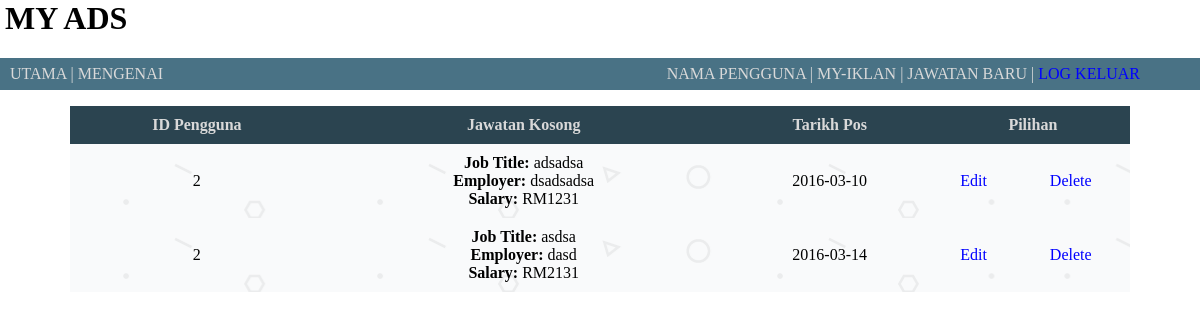
The page /index1_bm.php (signed in) on the database its author committed.
### tables this page shows
CREATE TABLE `posts` (
  `work` varchar(50) DEFAULT NULL,
  `employer` varchar(50) DEFAULT NULL,
  `salary` int(11) DEFAULT NULL,
  `location` varchar(2000) DEFAULT NULL,
  `scope` varchar(2000) DEFAULT NULL,
  `addinfo` varchar(2000) DEFAULT NULL,
  `jobcat` varchar(100) DEFAULT NULL,
  `loccat` varchar(100) DEFAULT NULL,
  `date_posted` date DEFAULT NULL,
  `post_id` int(11) NOT NULL AUTO_INCREMENT,
  `user_id` int(11) DEFAULT NULL,
  PRIMARY KEY (`post_id`),
  KEY `user_id` (`user_id`),
  CONSTRAINT `posts_ibfk_1` FOREIGN KEY (`user_id`) REFERENCES `user` (`user_id`)
);

### index1_bm.php (the view, shortened to what this page needs)
<?php
    include 'dbcon.php';
    $sql = "SELECT type FROM user WHERE username = '$_SESSION[user]' ";
    $results = mysqli_query($conn, $sql);
    if(mysqli_num_rows($results) > 0){
    while($userinfo = mysqli_fetch_array($results)){
        $type = $userinfo['type'];
        }
    }
    if(!isset($_SESSION['user']) OR ($type == "employee")){
    	header('Location: index.php');
    }else{
	    $sql1 = "SELECT user_id FROM user WHERE username = '$_SESSION[user]' ";
	    $results1= mysqli_query($conn, $sql1);
	    if(mysqli_num_rows($results1) > 0){
		    while($userinfo1=mysqli_fetch_array($results1)){
		    	$userid = $userinfo1['user_id'];
		    }
		    $sql = "SELECT * FROM posts WHERE user_id = '$userid' ";
		    $results= mysqli_query($conn, $sql);
		}
	}
?>
<html>
<head>
    <link rel="stylesheet" type="text/css" href="main.css">
</head>
<body>
	<div class="tophead">
	    <header>
	        <div>
	            <h1>MY ADS</h1>
	        </div>
	    </header>
	    <nav>
	        <a class="mainlink" href="index1.php"> UTAMA </a>|
	        <a class="mainlink" href="#"> MENGENAI </a>
	        <div class="userlink"><a class="mainlink" href="#"> NAMA PENGGUNA </a>|<a class="mainlink" href="#"> MY-IKLAN </a>|<a class="mainlink" href="create-post.php"> JAWATAN BARU </a>|<a class="logoutlink" href="index.php"> LOG KELUAR </a></div>
	    </nav>
    </div>
     <div class="middlebody">
        <p>
            <table class="maintable"border="0" width="100%">
                <thead>
                    <tr>
                        <th class="mainth">ID Pengguna</th>
                        <th class="mainth">Jawatan Kosong</th>
                        <th class="mainth">Tarikh Pos</th>
                        <th class="mainth" colspan="2">Pilihan</th>
                    </tr>
                </thead>
                <tbody align="center">
                    <?php
                   if(mysqli_num_rows($results) > 0){
                    while($postinfo=mysqli_fetch_array($results)){
                        echo "<tr>";
                        echo "<td class='maintd'>".$postinfo['user_id']."</td>";
                        echo "<td class='maintd'>"."<a class=\"postlink\" href=\"viewpost1.php?post_id=".$postinfo['post_id']."\">"."<b>Job Title: </b>".$postinfo['work']."<br>"."<b>Employer: </b>".$postinfo['employer']."<br>"."<b>Salary: </b>"."RM".$postinfo['salary']."</a>"."</td>";
                        echo "<td class='maintd'>".$postinfo['date_posted']."</td>";
                        echo "<td class='maintd'><a href=\" updatepost.php?post_id=".$postinfo['post_id']." \">Edit</a></td>";
                        echo "<td class='maintd'><a href=\" delmessage.php?post_id=".$postinfo['post_id']." \">Delete</a></td>";
                        echo "</tr>";
                    }
                }
                    ?>
                </tbody>
            </table>
	    </p>
    </div>
</body>
</html>

### main.css (style rules this page uses)
header { margin: auto; padding: 0px 5px; }
body { margin: auto; padding: 0; }
a { text-decoration: none; color: blue; }
.postlink { text-decoration:none; color: black; }
.tophead { margin: auto; }
.middlebody { display:block; margin: auto; padding: 0 70px; }
nav { margin: auto; padding: 7px 10px; background-color: #497285; color: #d9d9d9; }
.mainlink { color: #d9d9d9; }
.userlink { float: right; padding: 0 50px 0 0; }
.maintable { border-collapse: collapse; }
.mainth { background-color:#2B4450; color:#d9d9d9; padding: 10px 0px; }
.maintd { background-image: url("/background/geometry2.png"); padding: 10px 0px; text-align: center; }

### rows shown on the page
posts: user "2", work "adsadsa", employer "dsadsadsa", salary "1231", date_posted "2016-03-10"
posts: user "2", work "asdsa", employer "dasd", salary "2131", date_posted "2016-03-14"
